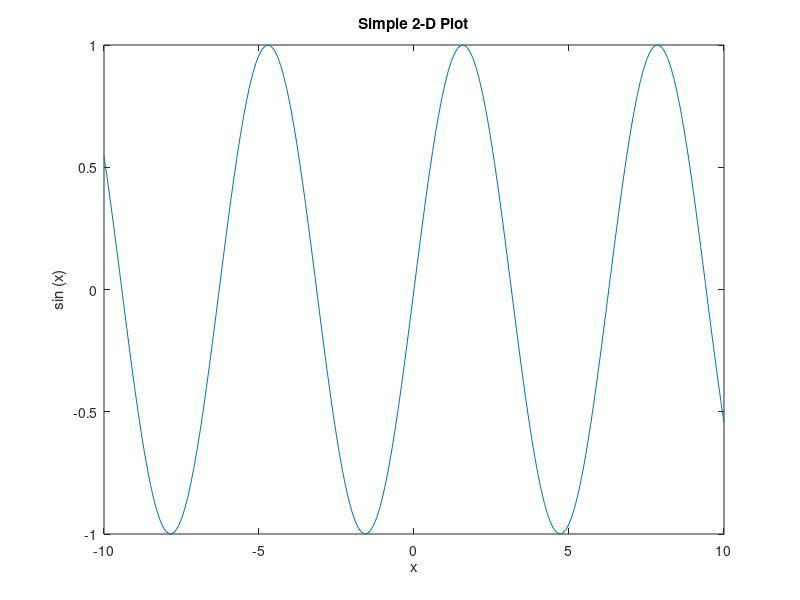

MATLAB code to generate this figure:
clc
clear all
printf("\t\t ME463 \n\t Intro to Finite Elements \n\t\t Code 2 \n")
 
x = -10:0.1:10; # Create an evenly-spaced vector from -10..10
y = sin (x);    # y is also a vector
plot (x, y);
title ("Simple 2-D Plot");
xlabel ("x");
ylabel ("sin (x)");
